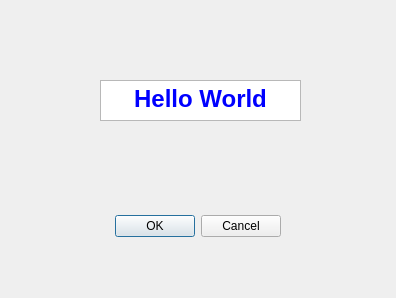
<?xml version="1.0" encoding="UTF-8"?>
<ui version="4.0">
 <class>HelloWorld2DialogBase</class>
 <widget class="QDialog" name="HelloWorld2DialogBase">
  <property name="geometry">
   <rect>
    <x>0</x>
    <y>0</y>
    <width>396</width>
    <height>298</height>
   </rect>
  </property>
  <property name="windowTitle">
   <string>Hello World2</string>
  </property>
  <widget class="QDialogButtonBox" name="button_box">
   <property name="geometry">
    <rect>
     <x>-60</x>
     <y>210</y>
     <width>341</width>
     <height>32</height>
    </rect>
   </property>
   <property name="orientation">
    <enum>Qt::Horizontal</enum>
   </property>
   <property name="standardButtons">
    <set>QDialogButtonBox::Cancel|QDialogButtonBox::Ok</set>
   </property>
  </widget>
  <widget class="QTextBrowser" name="textBrowser">
   <property name="geometry">
    <rect>
     <x>100</x>
     <y>80</y>
     <width>201</width>
     <height>41</height>
    </rect>
   </property>
   <property name="html">
    <string>&lt;!DOCTYPE HTML PUBLIC &quot;-//W3C//DTD HTML 4.0//EN&quot; &quot;http://www.w3.org/TR/REC-html40/strict.dtd&quot;&gt;
&lt;html&gt;&lt;head&gt;&lt;meta name=&quot;qrichtext&quot; content=&quot;1&quot; /&gt;&lt;style type=&quot;text/css&quot;&gt;
p, li { white-space: pre-wrap; }
&lt;/style&gt;&lt;/head&gt;&lt;body style=&quot; font-family:'MS Shell Dlg 2'; font-size:8.25pt; font-weight:400; font-style:normal;&quot;&gt;
&lt;p align=&quot;center&quot; style=&quot; margin-top:0px; margin-bottom:0px; margin-left:0px; margin-right:0px; -qt-block-indent:0; text-indent:0px;&quot;&gt;&lt;span style=&quot; font-size:18pt; font-weight:600; color:#0000ff;&quot;&gt;Hello World&lt;/span&gt;&lt;/p&gt;&lt;/body&gt;&lt;/html&gt;</string>
   </property>
  </widget>
 </widget>
 <resources/>
 <connections>
  <connection>
   <sender>button_box</sender>
   <signal>accepted()</signal>
   <receiver>HelloWorld2DialogBase</receiver>
   <slot>accept()</slot>
   <hints>
    <hint type="sourcelabel">
     <x>20</x>
     <y>20</y>
    </hint>
    <hint type="destinationlabel">
     <x>20</x>
     <y>20</y>
    </hint>
   </hints>
  </connection>
  <connection>
   <sender>button_box</sender>
   <signal>rejected()</signal>
   <receiver>HelloWorld2DialogBase</receiver>
   <slot>reject()</slot>
   <hints>
    <hint type="sourcelabel">
     <x>20</x>
     <y>20</y>
    </hint>
    <hint type="destinationlabel">
     <x>20</x>
     <y>20</y>
    </hint>
   </hints>
  </connection>
 </connections>
</ui>
